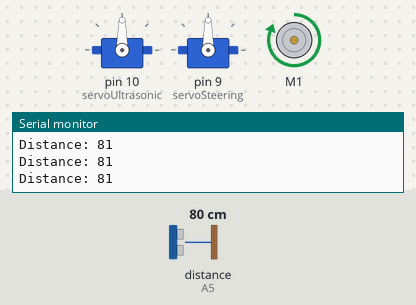
The sketch below on a simulated Arduino Uno, built with avr-gcc and run on an emulated ATmega328P. On the bench: 2 × servo, DC motor (green arrow = forward, orange = backward, longer = faster), the last lines printed to the serial monitor. Inputs (shaded band) come from the test bench; at power-on: distance to the obstacle (sensor on A5) 80 cm. The echo pulse lasts 58.3 µs per cm.

Above: at 1.2 s.
1.3 s: distance to the obstacle (sensor on A5) set to 62 cm
2.8 s: distance to the obstacle (sensor on A5) set to 55 cm
At 4.8 s:
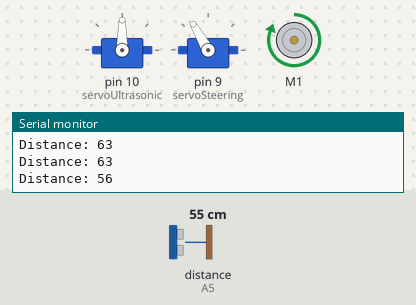
5.3 s: distance to the obstacle (sensor on A5) set to 299 cm
At 6.5 s:
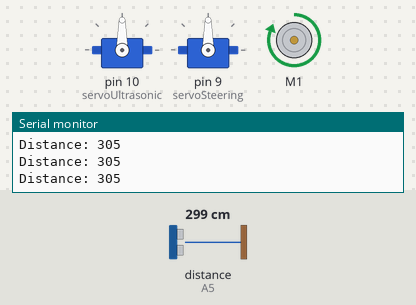
7.5 s: distance to the obstacle (sensor on A5) set to 2 cm
At 8.3 s:
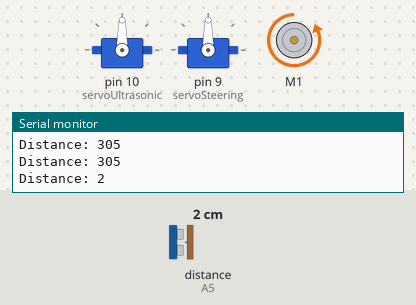
Timing chart, 0 to 11.0 s (numbered marks = the images above; inputs shaded):
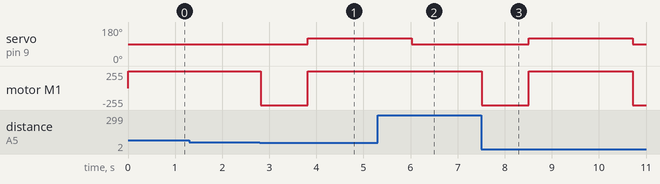

The sketch:

PRIMERA_RONDA.ino
```cpp
#include <Servo.h>          // Incluye la biblioteca Servo
#include <NewPing.h>        // Incluye la biblioteca NewPing
#include <AFMotor.h>        // Incluye la biblioteca AFMotor

#define TRIG_PIN A4
#define ECHO_PIN A5
#define MAX_DISTANCE 300 // Distancia máxima en cm
#define MAX_SPEED 255    // Velocidad máxima del motor

// Inicialización de objetos
Servo servoUltrasonic;
Servo servoSteering;
NewPing sonar(TRIG_PIN, ECHO_PIN, MAX_DISTANCE);

// Configuración de los motores
AF_DCMotor motor(1); // Conectado al canal 1 de la Shield

// Variables de tiempo y distancia
unsigned long startTime;
bool isAvoiding = false;

void setup() {
  // Inicializar los servomotores
  servoUltrasonic.attach(10); // Conexión en Servo2 del Motor Shield L293D
  servoSteering.attach(9);    // Conexión en Servo1 del Motor Shield L293D

  // Inicialización del motor
  motor.setSpeed(MAX_SPEED); // Velocidad inicial del motor

  // Inicialización serial
  Serial.begin(9600);

  // Inicia el movimiento
  motor.run(FORWARD);
  startTime = millis(); // Guarda el tiempo de inicio
}

void loop() {
  // Obtener la distancia del objeto
  int distance = sonar.ping_cm();
  avanzar();

  // Imprimir la distancia para depuración
  Serial.print("Distance: ");
  Serial.println(distance);

  // Si se detecta un objeto a menos de 50 cm y no está evitando actualmente
  if (distance > 0 && distance < 60 && !isAvoiding) {
    isAvoiding = true;

    motor.setSpeed(MAX_SPEED);
    esquivarbordes();

    isAvoiding = false;
  }
  // Detener después de 3 minutos (180,000 milisegundos)
  if (millis() - startTime >= 180000) {
    motor.run(RELEASE);
    while (true); // Detener el programa
  }
}

void avanzar() {
  motor.setSpeed(MAX_SPEED);
  motor.run(FORWARD);
}
void avanzarrecto (){
 motor.setSpeed(MAX_SPEED);
  motor.run(FORWARD);
  servoSteering.write(90);
}

void reversa() {
  motor.setSpeed(MAX_SPEED);
  motor.run(BACKWARD);
}

void giroder() {
  servoSteering.write(120);
  motor.setSpeed(MAX_SPEED);
  avanzar();
  delay(2200);
}

void esquivarbordes() {
  reversa();
  delay(1000); // Mantener el retroceso durante 1 segundo
  giroder();
 avanzarrecto();
  motor.setSpeed(MAX_SPEED);
  avanzarrecto();
}
```

Measured:
- the behaviour switches between 59 and 58 cm on distance to the obstacle (sensor on A5) (found by bisection; images 0 and 1)
- after the input at 2.8 s, servo on pin 9 (servoSteering): 90° → 120° after 1.0 s; motor M1: forward 255/255 → backward 255/255 at once, → forward 255/255 1.0 s later
- after the input at 5.3 s, servo on pin 9 (servoSteering): goes on until 6.0 s, then stays 90°; motor M1: stays forward 255/255 (without the input it goes to backward 255/255 after 0.73 s)
- after the input at 7.5 s, servo on pin 9 (servoSteering): 90° → 120° after 1.0 s, → 90° 2.2 s later; motor M1: forward 255/255 → backward 255/255 at once, → forward 255/255 1.0 s later, → backward 255/255 2.2 s later
